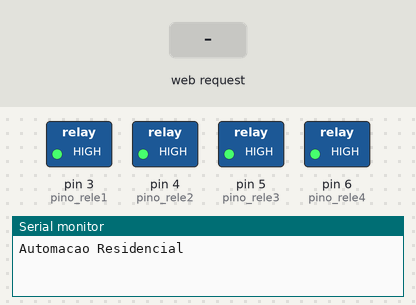
This sketch was run on a simulated Arduino Uno, built for the host (arithmetic inside an expression is 32-bit, double 64-bit). Parts: switched loads named in the sketch (green lamp = pin HIGH), the last lines printed to the serial monitor. The inputs (shaded band) are chosen by the test bench. WiFi joins after 1.5 s; servers stay silent unless stated.

Above: at 2.7 s.
2.8 s: HTTP request GET /?ligar3 received
At 4.0 s:
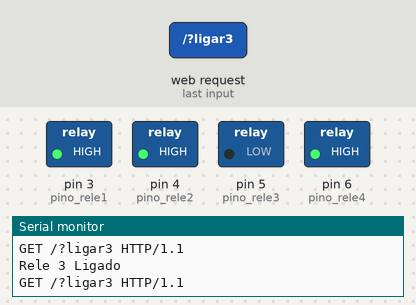
4.3 s: HTTP request GET /?desligar3 received
At 5.6 s:
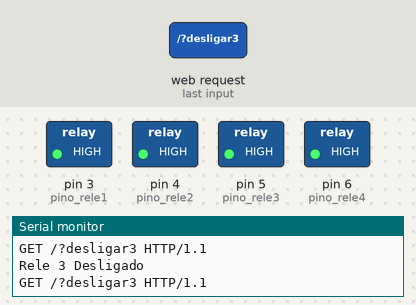
Timing chart, 0 to 7.3 s (numbered marks = the images above; inputs shaded):
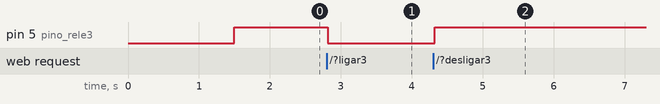

The sketch:

auto.ino
```cpp
#include <SPI.h>
#include <Ethernet.h>
String readString;
int pino_rele1 = 3;
int pino_rele2 = 4;
int pino_rele3 = 5;
int pino_rele4 = 6;
boolean ligado1 = true;
boolean ligado2 = true;
boolean ligado3 = true;
boolean ligado4 = true;
byte mac[] = { 0xA4, 0x28, 0x72, 0xCA, 0x55, 0x2F };
EthernetServer server(80);
void setup()
{
  Serial.begin(9600);
  pinMode(pino_rele1, OUTPUT);
  pinMode(pino_rele2, OUTPUT);
  pinMode(pino_rele3, OUTPUT);
  pinMode(pino_rele4, OUTPUT);
  Ethernet.begin(mac);
  server.begin();
  Serial.println("Automacao Residencial");
  digitalWrite(pino_rele1, HIGH);
  digitalWrite(pino_rele2, HIGH);
  digitalWrite(pino_rele3, HIGH);
  digitalWrite(pino_rele4, HIGH);
}
void loop()
{
  EthernetClient client = server.available();
  if (client) {
    while (client.connected())
    {
      if (client.available())
      {
        char c = client.read();
        if (readString.length() < 100) {
          readString += c;
        }
        if (c == '\n')
        {
          Serial.println(readString);
          if (readString.indexOf("?ligar1") > 0)
          {
            digitalWrite(pino_rele1, LOW);
            Serial.println("Rele 1 Ligado");
            ligado1 = false;
          }
          else
          {
            if (readString.indexOf("?desligar1") > 0)
            {
              digitalWrite(pino_rele1, HIGH);
              Serial.println("Rele 1 Desligado");
              ligado1 = true;
            }
          }
          Serial.println(readString);
          if (readString.indexOf("?ligar2") > 0)
          {
            digitalWrite(pino_rele2, LOW);
            Serial.println("Rele 2 Ligado");
            ligado2 = false;
          }
          else
          {
            if (readString.indexOf("?desligar2") > 0)
            {
              digitalWrite(pino_rele2, HIGH);
              Serial.println("Rele 2 Desligado");
              ligado2 = true;
            }
          }
          Serial.println(readString);
          if (readString.indexOf("/?ligar3") > 0)
          {
            digitalWrite(pino_rele3, LOW);
            Serial.println("Rele 3 Ligado");
            ligado3 = false;
          }
          else
          {
            if (readString.indexOf("/?desligar3") > 0)
            {
              digitalWrite(pino_rele3, HIGH);
              Serial.println("Rele 3 Desligado");
              ligado3 = true;
            }
          }
          Serial.println(readString);
          if (readString.indexOf("?ligar4") > 0)
          {
            digitalWrite(pino_rele4, LOW);
            Serial.println("Rele 4 Ligado");
            ligado4 = false;
          }
          else
          {
            if (readString.indexOf("?desligar4") > 0)
            {
              digitalWrite(pino_rele4, HIGH);
              Serial.println("Rele 4 Desligado");
              ligado4 = true;
            }
          }
          readString = "";
          client.println("HTTP/1.1 200 OK");
          client.println("Content-Type: text/html");

          client.println();
          client.println("<script type='text/javascript'>");
          client.println("function AlteraRele(id){");
          client.println("var estado = document.getElementById('estado' + id).innerHTML;");
          client.println("if(estado === '0'){");
          client.println("document.getElementById('estado' + id).innerHTML='1';");
          client.println("document.getElementById('botao' + id).innerHTML='<a href=/?desligar' + id + '>Desligar Rele ' + id + '</a>';");
          client.println("} else {");
          client.println("document.getElementById('estado' + id).innerHTML='0';");
          client.println("document.getElementById('botao' + id).innerHTML='<a href=/?ligar' + id + '>Ligar Rele ' + id + '</a>';");
          client.println("}}</script>");
          client.println("<link rel='stylesheet' href='http://192.168.1.100/style.css'>");
          client.println("<div id='botao1'></div><div id='botao2'></div><div id='botao3'></div><div id='botao4'></div>");
          client.print("<div id='estado1' style='visibility: hidden;'>");
          client.print(ligado1);
          client.println("</div>");
          client.print("<div id='estado2' style='visibility: hidden;'>");
          client.print(ligado2);
          client.println("</div>");
          client.print("<div id='estado3' style='visibility: hidden;'>");
          client.print(ligado3);
          client.println("</div>");
          client.print("<div id='estado4' style='visibility: hidden;'>");
          client.print(ligado4);
          client.println("</div><script>AlteraRele(1)</script><script>AlteraRele(2)</script><script>AlteraRele(3)</script><script>AlteraRele(4)</script>");
          delay(1);
          client.stop();
        }
      }
    }
  }
}
```

Measured:
- after the input at 2.8 s, pin 5 (pino_rele3): HIGH → LOW at once
- after the input at 4.3 s, pin 5 (pino_rele3): LOW → HIGH at once
